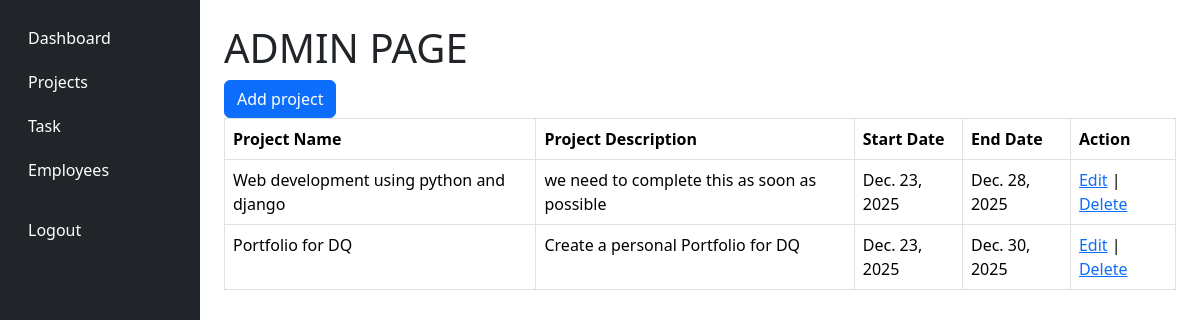
Screenshot of /projectlist/ (signed in) with the database file from the repository.
### company/models.py (models this page shows, shortened)
class Project(models.Model):
    name=models.CharField(max_length=100)
    description=models.TextField()
    startdate=models.DateField()
    enddate=models.DateField()

### company/views.py (the view)
# urls.py: path('projectlist/',views.project_list_admin,name='prolist'),
@login_required
def project_list_admin(request):
    if not request.user.is_staff:
        return redirect('home')
    project=Project.objects.all()
    return render(request,'project_list.html',{'projects':project})

### company/templates/project_list.html
{% extends "base.html" %}
{% block content %}
 <h1>ADMIN PAGE</h1>
        <table class="table table-bordered">
            <thead>
                <tr>
                    <th>Project Name</th>
                    <th>Project Description</th>
                    <th>Start Date</th>
                    <th>End Date</th>
                    <th>Action</th>
                </tr>
            </thead>
            <tbody>
                {% for proj in projects %}
                <tr>
                    <td>{{ proj.name }}</td>
                    <td>{{ proj.description }}</td>
                    <td>{{ proj.startdate }}</td>
                    <td>{{ proj.enddate }}</td>
                    <td><a href="{% url 'edit_project' proj.id %}">Edit</a> | <a href="{% url "project_delete" proj.id%}">Delete</a></td>
                </tr>
                {% endfor %}
                <a href="{% url "projectpage" %}"><div class="btn btn-primary">Add project</div></a>
            </tbody>
        </table>
{% endblock content %}

### rows the page displays
Project: name "Web development using python and django", description "we need to complete this as soon as possible", startdate "Dec. 23, 2025", enddate "Dec. 28, 2025"
Project: name "Portfolio for DQ", description "Create a personal Portfolio for DQ", startdate "Dec. 23, 2025", enddate "Dec. 30, 2025"
